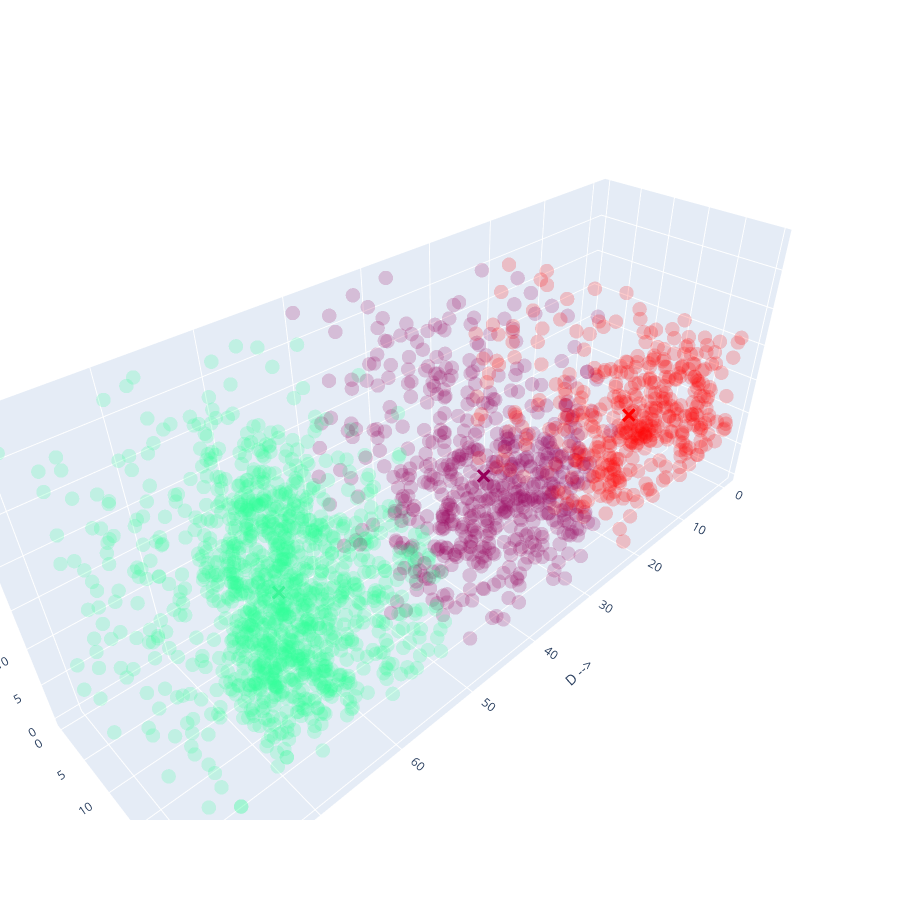

The notebook cell this image was saved under:
### Code cell
# 3d scatterplot using plotly
Scene = dict(xaxis = dict(title  = 'D -->'),yaxis = dict(title  = 'E -->'),zaxis = dict(title  = 'I -->'))

# model.labels_ is nothing but the predicted clusters i.e y_clusters
trace = go.Scatter3d(x=X.iloc[:, 2], 
                      y=X.iloc[:, 1],
                      z=X.iloc[:, 0],
                      mode='markers',
                      marker=dict(color = labels, 
                                  size= 5,
                                  colorscale='rainbow',
                                  opacity=0.2))

# Represent cluster centers.
centroids = go.Scatter3d(x=kmeans.cluster_centers_[:, 2],
                         y=kmeans.cluster_centers_[:, 1],
                         z=kmeans.cluster_centers_[:, 0],
                         mode='markers',
                         marker=dict(symbol='x',
                                     size=5,
                                     color=['#96005a', '#45ed99', '#ff0000']))
data = go.Data([trace, centroids])
layout = go.Layout(margin=dict(l=0,r=0),
                   scene = Scene,
                   height = 900,
                   width = 900,
                   showlegend=False)
fig = go.Figure(data = data, layout = layout)

fig.show()

### Figure 1 — Plotly figure (JSON) as saved in the notebook; plotly's stock layout.template omitted (floating-point values rounded to 4 significant figures; data arrays with more than 128 entries replaced by an {"elided": "..."} marker saying what was removed)
{"data": [{"marker": {"color": {"elided": "2247 int values"}, "colorscale": [[0, "rgb(150,0,90)"], [0.125, "rgb(0,0,200)"], [0.25, "rgb(0,25,255)"], [0.375, "rgb(0,152,255)"], [0.5, "rgb(44,255,150)"], [0.625, "rgb(151,255,0)"], [0.75, "rgb(255,234,0)"], [0.875, "rgb(255,111,0)"], [1, "rgb(255,0,0)"]], "opacity": 0.2, "size": 5}, "mode": "markers", "type": "scatter3d", "x": {"elided": "2247 float values"}, "y": {"elided": "2247 float values"}, "z": {"elided": "2247 float values"}}, {"marker": {"color": ["#96005a", "#45ed99", "#ff0000"], "size": 5, "symbol": "x"}, "mode": "markers", "type": "scatter3d", "x": [38.27, 64.41, 15.44], "y": [15.87, 14.8, 18.71], "z": [15.7, 15.53, 14.5]}], "layout": {"height": 900, "margin": {"l": 0, "r": 0}, "scene": {"xaxis": {"title": {"text": "D -->"}}, "yaxis": {"title": {"text": "E -->"}}, "zaxis": {"title": {"text": "I -->"}}}, "showlegend": false, "width": 900}}
